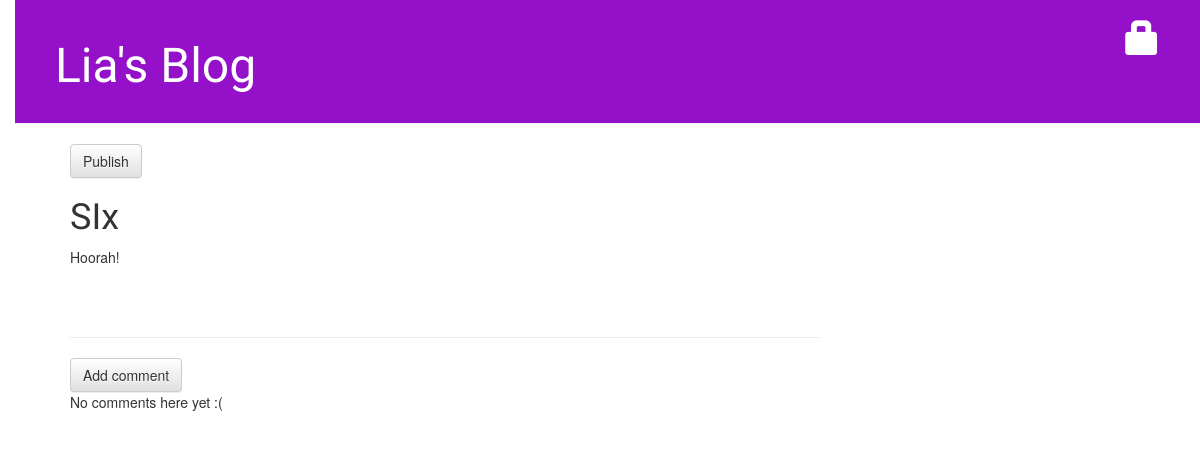
The page /post/6/ on the database as committed earlier.
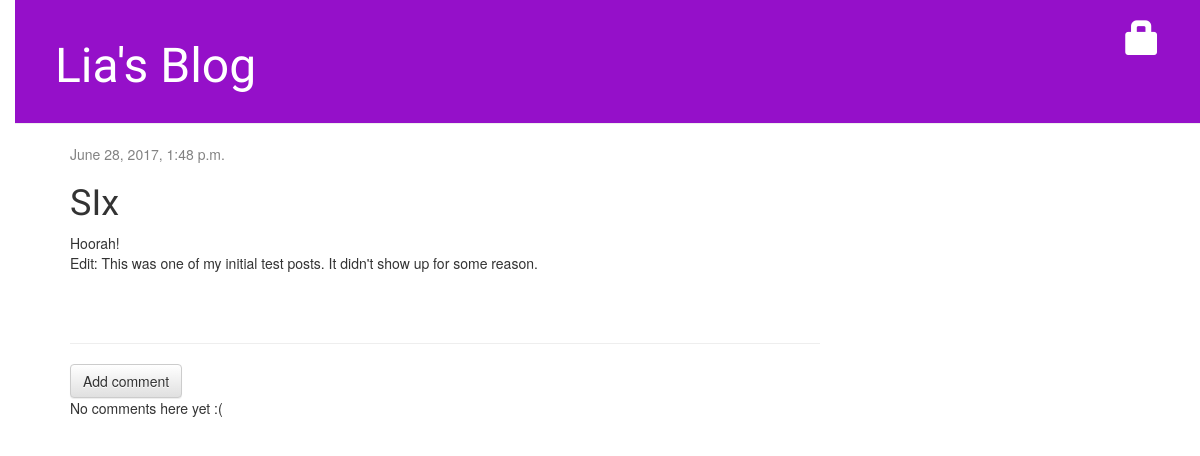
The same page on the database as committed later.
### blog/models.py (models this page shows, shortened)
class Post(models.Model):
    author = models.ForeignKey('auth.User')
    title = models.CharField(max_length=200)
    text = models.TextField()
    created_date = models.DateTimeField(
            default=timezone.now)
    published_date = models.DateTimeField(
            blank=True, null=True)

### blog/views.py (the view)
# urls.py: url(r'^post/(?P<pk>\d+)/$', views.post_detail, name='post_detail'),
def post_detail(request, pk):
    post = get_object_or_404(Post, pk=pk)
    return render(request, 'blog/post_detail.html', {'post': post})

### blog/templates/blog/post_detail.html (shortened to what this page needs)
{% extends 'blog/base.html' %}
{% block content %}
    <div class="post">
      {% if post.published_date %}
        <div class="date">
          {{ post.published_date }}
        </div>
      {% else %}
        <a class="btn btn-default" href="{% url 'post_publish' pk=post.pk %}">Publish</a>
      {% endif %}
        <h1>{{ post.title }}</h1>
        <p>{{ post.text|linebreaksbr }}</p>
    </div>
    <hr>
      <a class="btn btn-default" href="{% url 'add_comment_to_post' pk=post.pk %}">Add comment</a>
      {% for comment in post.comments.all %}
        {% if user.is_authenticated or comment.approved_comment %}
          <div class="comment">
            <div class="date">
              {{ comment.created_date }}
              {% if not comment.approved_comment %}
                <a class="btn btn-default" href="{% url 'comment_remove' pk=comment.pk %}"><span class="glyphicon glyphicon-remove"></span></a>
                <a class="btn btn-default" href="{% url 'comment_approve' pk=comment.pk %}"><span class="glyphicon glyphicon-ok"></span></a>
              {% endif %}
            </div>
            <strong>{{ comment.author }}</strong>
            <p>{{ comment.text|linebreaks }}</p>
          </div>
          {% endif %}
        {% empty %}
          <p>No comments here yet :(</p>
        {% endfor %}
      {% endblock %}

### blog/templates/blog/base.html (shortened to what this page needs)
{% load staticfiles %}
<html>
    <head>
      <link rel="stylesheet" href="//maxcdn.bootstrapcdn.com/bootstrap/3.2.0/css/bootstrap.min.css">
      <link rel="stylesheet" href="//maxcdn.bootstrapcdn.com/bootstrap/3.2.0/css/bootstrap-theme.min.css">
      <link rel="stylesheet" href="{% static 'css/blog.css' %}">
    </head>
    <body>
      <div class="page-header">
        {% if user.is_authenticated %}
          <a href="{% url 'post_new' %}" class="top-menu"><span class="glyphicon glyphicon-plus"></span></a>
          <a href="{% url 'post_draft_list' %}" class="top-menu"><span class="glyphicon glyphicon-edit"></span></a>
        {% else %}
        <a href="{% url 'login' %}" class="top-menu"><span class="glyphicon glyphicon-lock"></span></a>
        {% endif %}
        <h1><a href="/">Lia's Blog</a></h1>
      </div>
      <div class="content container">
        <div class="row">
            <div class="col-md-8">
              {% block content %}
              {% endblock %}
            </div>
        </div>
    </div>
</body>
</html>

### blog/static/css/blog.css (style rules this page uses)
h1 a { color: #A300DE; font-family: 'Dancing Script'; }
body { padding-left: 15px; }
.page-header { background-color: #9510C9; margin-top: 0; padding: 20px 20px 20px 40px; }
.page-header h1, .page-header h1 a, .page-header h1 a:visited, .page-header h1 a:active { color: #ffffff; font-size: 36pt; text-decoration: none; }
.content { margin-left: 40px; }
h1, h2, h3, h4 { font-family: 'Dancing Script', cursive; }
.date { color: #828282; }
.top-menu, .top-menu:hover, .top-menu:visited { color: #ffffff; float: right; font-size: 26pt; margin-right: 20px; }
.post { margin-bottom: 70px; }

Rows that differ between the two databases and show on the page:
changed Post "SIx": published_date (not shown) → "June 28, 2017, 1:48 p.m."; text "Hoorah!" → "Hoorah! Edit: This was one of my initial test posts. It didn't show up for some reason."
Other text that changed with them:
text no longer shown: "Publish"
